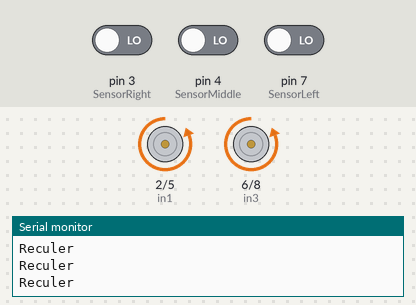
The sketch below on a simulated Arduino Uno, built with avr-gcc and run on an emulated ATmega328P. Shown: motor-driver pin pairs drawn as motors (green arrow = first pin HIGH = forward, orange = second pin HIGH = backward, longer = more drive), the last lines printed to the serial monitor. Inputs (shaded band) come from the test bench; at power-on: pin 3 (SensorRight) LOW, pin 7 (SensorLeft) LOW, pin 4 (SensorMiddle) LOW.

Above: at 1.2 s.
1.3 s: pin 3 (SensorRight) driven HIGH
At 2.5 s:
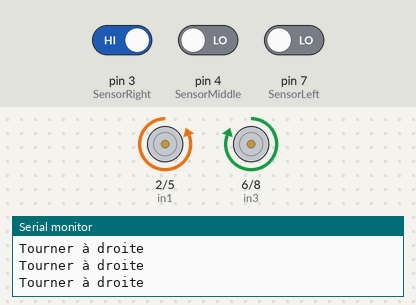
2.8 s: pin 7 (SensorLeft) driven HIGH
At 3.4 s:
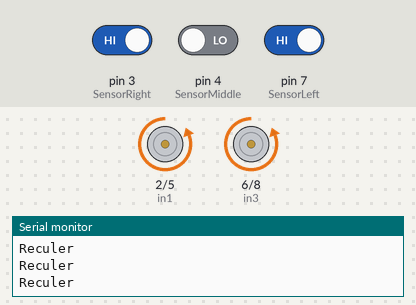
5.8 s: pin 4 (SensorMiddle) driven HIGH
At 7.0 s:
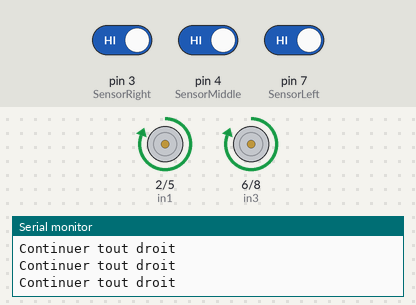
7.3 s: pin 3 (SensorRight) driven LOW
At 8.5 s:
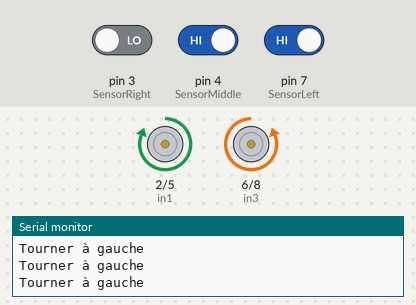
8.8 s: pin 7 (SensorLeft) driven LOW
At 9.9 s:
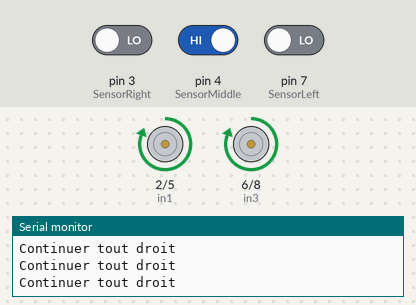
11.8 s: pin 4 (SensorMiddle) driven LOW
At 12.8 s:
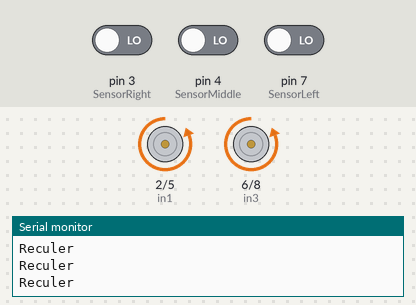
Timing chart, 0 to 14.3 s (numbered marks = the images above; inputs shaded):
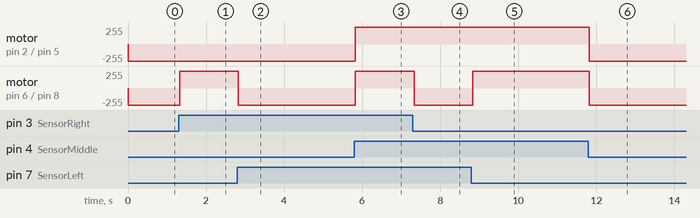

Measured:
- after the input at 1.3 s, motor on pin 6 (in3) / pin 8 (in4): backward 255/255 → forward 255/255 at once
- after the input at 2.8 s, motor on pin 6 (in3) / pin 8 (in4): forward 255/255 → backward 255/255 at once
- after the input at 5.8 s, motor on pin 2 (in1) / pin 5 (in2), motor on pin 6 (in3) / pin 8 (in4): backward 255/255 → forward 255/255 at once
- after the input at 7.3 s, motor on pin 6 (in3) / pin 8 (in4): forward 255/255 → backward 255/255 at once
- after the input at 8.8 s, motor on pin 6 (in3) / pin 8 (in4): backward 255/255 → forward 255/255 at once
- after the input at 11.8 s, motor on pin 2 (in1) / pin 5 (in2), motor on pin 6 (in3) / pin 8 (in4): forward 255/255 → backward 255/255 at once

The sketch:

selfdriving.ino
```cpp
// Define input pins for sensors and motor control pins
const int in1 = 2;
const int in2 = 5;
const int in3 = 6;
const int in4 = 8;

const int SensorLeft = 7;
const int SensorMiddle = 4;
const int SensorRight = 3;

// Variables to store sensor readings
bool etatCapteurGauche;
bool etatCapteurCentre;
bool etatCapteurDroit;

void setup() {
  // Initialize serial communication
  Serial.begin(9600);

  // Set motor control pins as OUTPUT
  pinMode(in1, OUTPUT);
  pinMode(in2, OUTPUT);
  pinMode(in3, OUTPUT);
  pinMode(in4, OUTPUT);

  // Set sensor pins as INPUT
  pinMode(SensorLeft, INPUT);
  pinMode(SensorMiddle, INPUT);
  pinMode(SensorRight, INPUT);
}

void loop() {
  // Read sensor values
  etatCapteurGauche = digitalRead(SensorLeft);
  etatCapteurCentre = digitalRead(SensorMiddle);
  etatCapteurDroit = digitalRead(SensorRight);

  // Check sensor readings and control the robot accordingly
  if(etatCapteurCentre) {
    if ((etatCapteurGauche) && (!etatCapteurDroit)) {
      // Turn left if there is black on the left and white on the right
      Serial.println("Tourner à gauche");
      turn_left();
    }
    else if ((!etatCapteurGauche) && (etatCapteurDroit)) {
      // Turn right if there is white on the left and black on the right
      Serial.println("Tourner à droite");
      turn_right();
    }
    else {
      // Continue forward if the above conditions do not apply
      Serial.println("Continuer tout droit");
      forward();
    }
  }
  else {
    if ((etatCapteurGauche) && (!etatCapteurDroit)) {
      // Turn left if there is black on the left and white on the right
      Serial.println("Tourner à gauche");
      turn_left();
    }
    else if ((!etatCapteurGauche) && (etatCapteurDroit)) {
      // Turn right if there is white on the left and black on the right
      Serial.println("Tourner à droite");
      turn_right();
    }
    else {
      // Reverse if the above conditions do not apply
      Serial.println("Reculer");
      reverse();
    }
  }
}

// Function to move the robot forward
void forward() {
  digitalWrite(in1, HIGH);
  digitalWrite(in2, LOW);
  digitalWrite(in3, HIGH);
  digitalWrite(in4, LOW);
}

// Function to turn the robot left
void turn_left() {
  digitalWrite(in1, HIGH);
  digitalWrite(in2, LOW);
  digitalWrite(in3, LOW);
  digitalWrite(in4, HIGH);
}

// Function to turn the robot right
void turn_right() {
  digitalWrite(in1, LOW);
  digitalWrite(in2, HIGH);
  digitalWrite(in3, HIGH);
  digitalWrite(in4, LOW);
}

// Function to reverse the robot
void reverse() {
  digitalWrite(in1, LOW);
  digitalWrite(in2, HIGH);
  digitalWrite(in3, LOW);
  digitalWrite(in4, HIGH);
}
```
